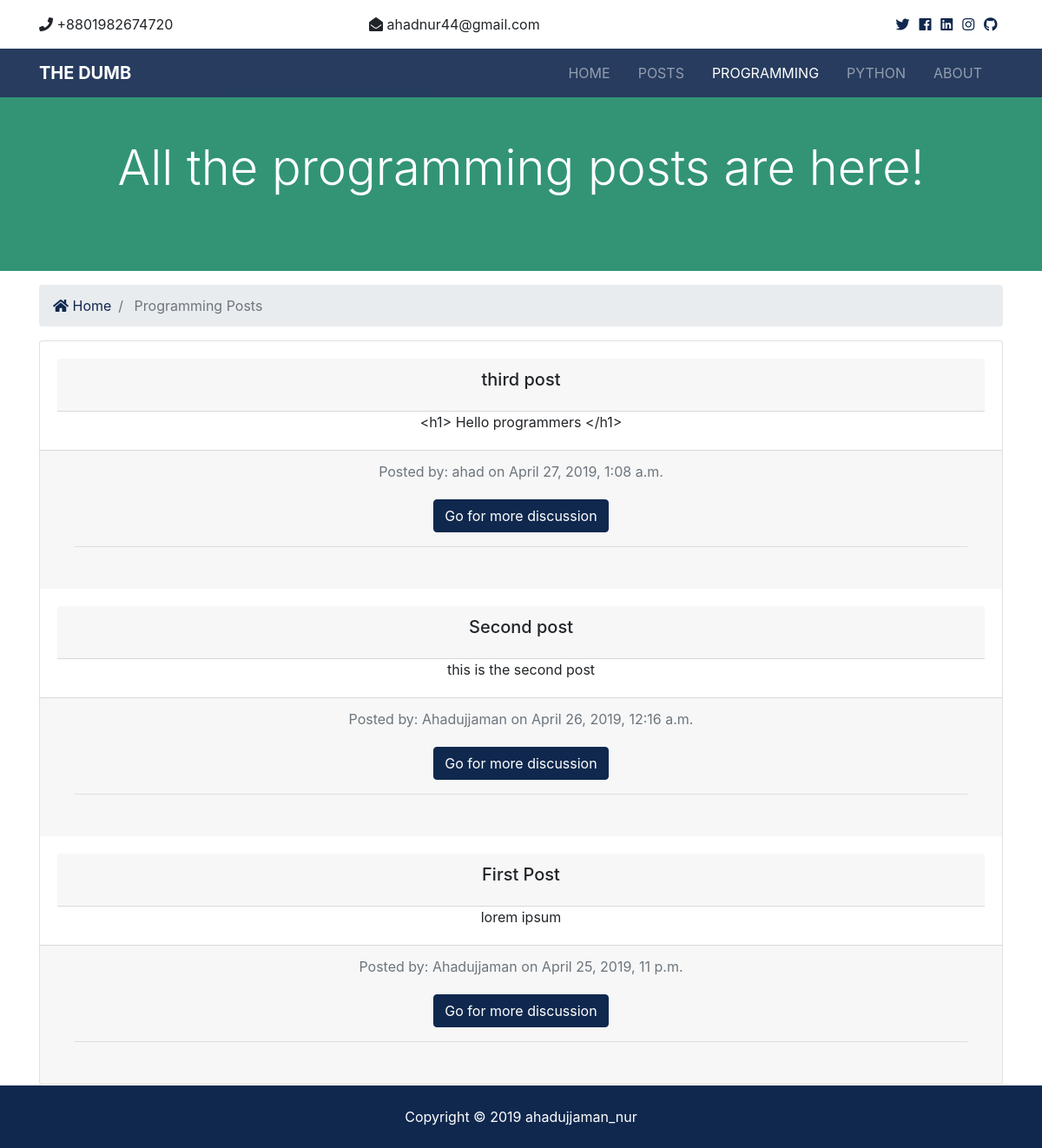
Screenshot of /programming/ with the database file from the repository.
### programming/models.py (models this page shows, shortened)
class Program(models.Model):
    title = models.CharField(max_length=100)
    author = models.CharField(max_length=100)
    body = models.TextField()
    date = models.DateTimeField(default=datetime.now, blank=True)
    is_published = models.BooleanField(default=True)

### programming/views.py (the view)
# urls.py: path('', views.index, name='index'),
def index(request):
    programs = Program.objects.order_by('-date').filter(is_published=True)
    paginator = Paginator(programs, 3)
    page = request.GET.get('page')
    paged_programs = paginator.get_page(page)
    context = {
        'programs': paged_programs
    }
    return render(request, 'program/programs.html', context)

### templates/program/programs.html (shortened to what this page needs)
{% extends 'base.html' %}
{% block content %}
  <section id="showcase-inner" class="py-5 text-white">
    <div class="container">
      <div class="row text-center">
        <div class="col-md-12">
          <h1 class="display-4">All the programming posts are here!</h1>
        </div>
      </div>
    </div>
  </section>
  <section id="bc" class="mt-3">
    <div class="container">
      <nav aria-label="breadcrumb">
        <ol class="breadcrumb">
          <li class="breadcrumb-item">
            <a href="{% url 'index' %}">
              <i class="fas fa-home"></i> Home</a>
          </li>
          <li class="breadcrumb-item active"> Programming Posts</li>
        </ol>
      </nav>
    </div>
  </section>
  <div class="container">
      <div class="card text-center">
        {% if programs %}
          {% for program in programs %}
            <div class="card-body">
                <div class="card-header">
                    <h5 class="card-title">{{ program.title }}</h5>
                </div>
              <p class="card-text">{{ program.body }}</p>
            </div>
            <div class="card-footer text-muted">
              Posted by: {{ program.author }} on {{ program.date }}
              <div class="card-body">
                  <a href="{% url 'programming_post' program.id %}" class="btn btn-primary">Go for more discussion</a>
                  <hr>
              </div>
            </div>
          {% endfor %}
        {% else %}
          <div class="col-md-12">
            No Posts Are Available
          </div>
        {% endif %}
      </div>
  </div>
  <div class="container">
      <div class="row">
          <div class="col-md-12">
          </div>
        </div>
  </div>
{% endblock %}

### myblog/staticfiles/css/all.css (style rules this page uses)
.fa, .fas, .far, .fal, .fab { -moz-osx-font-smoothing: grayscale; -webkit-font-smoothing: antialiased; display: inline-block; font-style: normal; font-variant: normal; text-rendering: auto; line-height: 1; }
.fa-home:before { content: "\f015"; }
.fa, .fas { font-family: 'Font Awesome 5 Free'; font-weight: 900; }

### myblog/staticfiles/css/style.css (style rules this page uses)
#showcase-inner { background: #7dcea0; position: relative; overflow: hidden; min-height: 200px; }
#showcase-inner::before { content: ''; position: absolute; top: 0; left: 0; min-height: 100%; width: 100%; background: rgba(32, 134, 107, 0.8); }

### rows the page displays
Program: title "third post", body "<h1> Hello programmers </h1>", author "ahad", date "April 27, 2019, 1:08 a.m."
Program: title "Second post", body "this is the second post", author "Ahadujjaman", date "April 26, 2019, 12:16 a.m."
Program: title "First Post", body "lorem ipsum", author "Ahadujjaman", date "April 25, 2019, 11 p.m."
